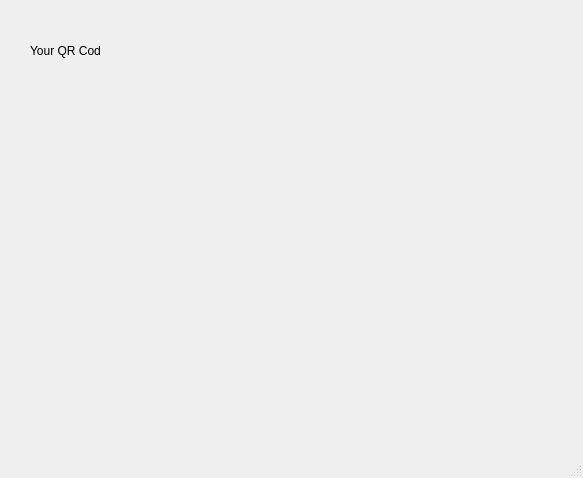
<?xml version="1.0" encoding="UTF-8"?>
<ui version="4.0">
 <class>QRPage</class>
 <widget class="QMainWindow" name="QRPage">
  <property name="geometry">
   <rect>
    <x>0</x>
    <y>0</y>
    <width>583</width>
    <height>478</height>
   </rect>
  </property>
  <property name="windowTitle">
   <string>MainWindow</string>
  </property>
  <widget class="QWidget" name="centralwidget">
   <widget class="QLabel" name="label">
    <property name="geometry">
     <rect>
      <x>30</x>
      <y>30</y>
      <width>71</width>
      <height>41</height>
     </rect>
    </property>
    <property name="text">
     <string>Your QR Code:</string>
    </property>
   </widget>
  </widget>
  <widget class="QMenuBar" name="menubar">
   <property name="geometry">
    <rect>
     <x>0</x>
     <y>0</y>
     <width>583</width>
     <height>21</height>
    </rect>
   </property>
  </widget>
  <widget class="QStatusBar" name="statusbar"/>
 </widget>
 <resources/>
 <connections/>
</ui>
